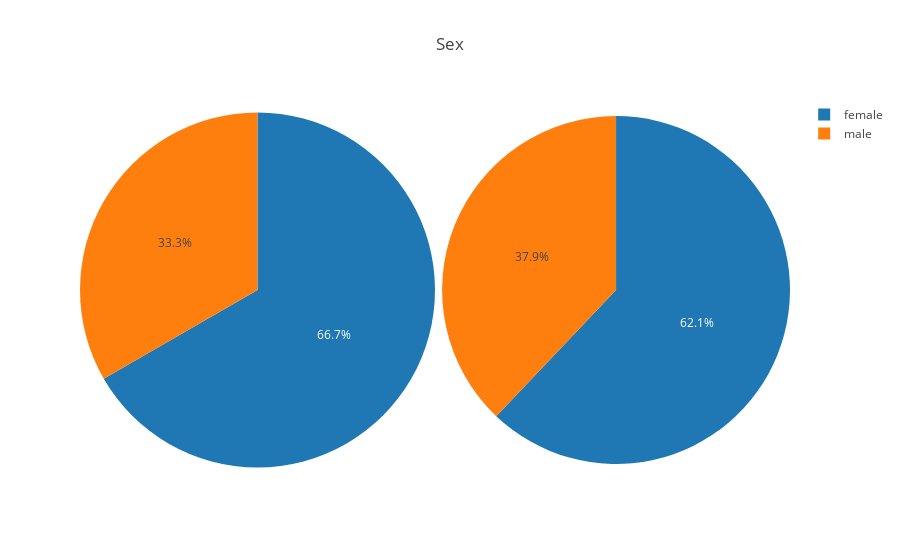

The code cell stored with this chart in its notebook:
### Code cell
iplot(go.Figure(data=[p_data, s_data], layout={'title': 'Sex'}))

### Figure 1 — Plotly figure (JSON) as saved in the notebook; plotly's stock layout.template omitted (floating-point values rounded to 4 significant figures)
{"data": [{"domain": {"x": [0.51, 1], "y": [1, 0]}, "labels": ["female", "male"], "name": "Population", "type": "pie", "uid": "006dac", "values": [62.09, 37.91]}, {"domain": {"x": [0, 0.5], "y": [1, 0]}, "labels": ["female", "male"], "name": "Random Sample", "type": "pie", "uid": "258e15", "values": [66.67, 33.33]}], "layout": {"autosize": true, "title": "Sex"}}
